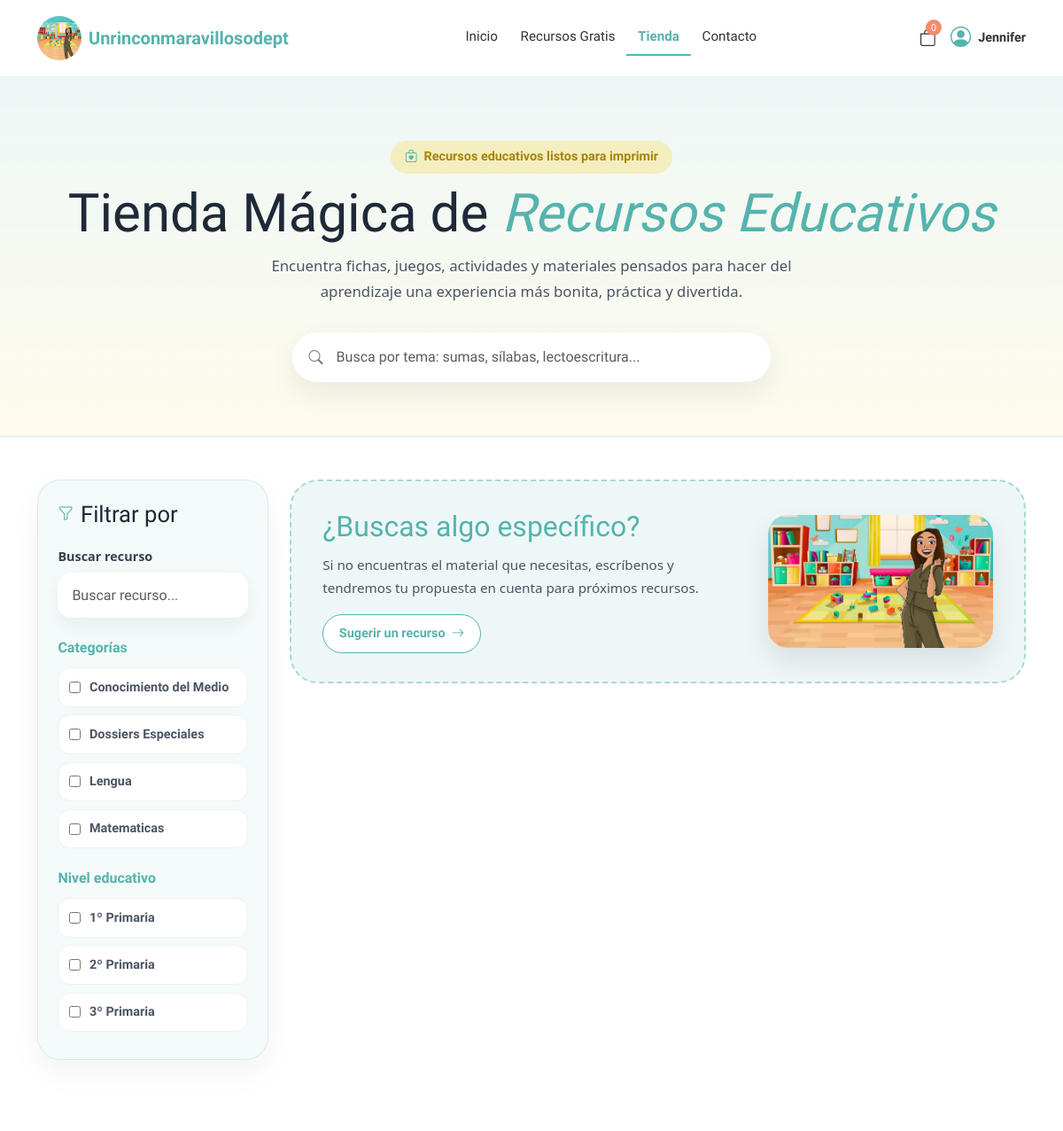
The page /public/tienda.php (signed in) on the database its author committed.
### tables this page shows
CREATE TABLE `categorias` (
  `id` int(11) NOT NULL,
  `nombre` varchar(100) NOT NULL
);

CREATE TABLE `niveles` (
  `id` int(11) NOT NULL,
  `nombre` varchar(50) NOT NULL
);

### app/controladores/ProductoController.php (called while the page is built, shortened)
<?php
require_once __DIR__ . '/../modelos/Producto.php';
class ProductoController{
private $productModel;
public function __construct(){
    $this->productModel = new Producto();
}
    public function tienda() {
        $niveles = $this->productModel->obtenerNiveles();
        $categorias = $this->productModel->obtenerCategorias();
        require_once __DIR__ . '/../vistas/tienda_view.php';
    }
}

### public/tienda.php (called while the page is built, shortened)
<?php
require_once __DIR__ . "/../app/controladores/ProductoController.php";
$tienda = new ProductoController();
$tienda->tienda();

### config/conexion.php (called while the page is built, shortened)
<?php
function conectarBD(){
  try{
 $dns="mysql:host=".HOST.";dbname=".DB."; charset=utf8mb4;";
    $conexion= NEW PDO($dns,USER,PASS, [
        PDO::ATTR_ERRMODE => PDO::ERRMODE_EXCEPTION,
        PDO::ATTR_DEFAULT_FETCH_MODE=>PDO::FETCH_ASSOC
    ]);
    return $conexion;
    }catch (PDOException $e){
        die("Error de conexión: ".$e->getMessage());
    }
}
?>

### app/modelos/Producto.php (called while the page is built, shortened)
<?php
require_once __DIR__ . '/../../config/conexion.php';
class Producto
{
    private $conexion;
    public function __construct()
    {
        $this->conexion = conectarBD();
    }
    public function obtenercategorias()
    {
        $sql = "SELECT * FROM categorias";
        $stmt = $this->conexion->prepare($sql);
        $stmt->execute();
        return $stmt->fetchAll();
    }
    public function obtenerNiveles()
    {
        $sql = "SELECT * FROM niveles";
        return $this->conexion->query($sql)->fetchAll();
    }
}

### app/vistas/tienda_view.php (the view, shortened to what this page needs)
<?php
require_once __DIR__ . '/../../templates/header.php';
?>
<main class="tienda-page">
    <section class="tienda-hero">
        <div class="container text-center">
            <span class="tienda-pill">
                <i class="bi bi-bag-heart"></i>
                Recursos educativos listos para imprimir
            </span>
            <h1>
                Tienda Mágica de <span>Recursos Educativos</span>
            </h1>
            <p>
                Encuentra fichas, juegos, actividades y materiales pensados para hacer
                del aprendizaje una experiencia más bonita, práctica y divertida.
            </p>
            <div class="tienda-search mx-auto">
                <i class="bi bi-search"></i>
                <input
                    type="text"
                    id="busquedaHero"
                    class="form-control"
                    placeholder="Busca por tema: sumas, sílabas, lectoescritura...">
            </div>
        </div>
    </section>
    <section class="tienda-content">
        <div class="container">
            <div class="row g-4 align-items-start">
                <div class="col-12 col-lg-3">
                    <aside class="tienda-filter-card">
                        <h5>
                            <i class="bi bi-funnel"></i>
                            Filtrar por
                        </h5>
                        <div class="mb-4">
                            <label class="form-label">Buscar recurso</label>
                            <input
                                type="text"
                                id="busqueda"
                                class="form-control"
                                placeholder="Buscar recurso...">
                        </div>
                        <div class="filter-group">
                            <h6>Categorías</h6>
                            <?php foreach ($categorias as $cat) { ?>
                                <label class="filter-check">
                                    <input
                                        type="checkbox"
                                        class="filtro-categoria"
                                        value="<?= $cat['id'] ?>">
                                    <span><?= htmlspecialchars($cat['nombre']) ?></span>
                                </label>
                            <?php } ?>
                        </div>
                        <div class="filter-group mt-4">
                            <h6>Nivel educativo</h6>
                            <?php foreach ($niveles as $nivel) { ?>
                                <label class="filter-check">
                                    <input
                                        type="checkbox"
                                        class="filtro-nivel"
                                        value="<?= $nivel['id'] ?>">
                                    <span><?= htmlspecialchars($nivel['nombre']) ?></span>
                                </label>
                            <?php } ?>
                        </div>
                    </aside>
                </div>
                <div class="col-12 col-lg-9">
                    <section class="tienda-sugerencia-widget">
                        <div class="tienda-sugerencia-content">
                            <div class="tienda-sugerencia-text">
                                <h3>
                                    ¿Buscas algo específico?
                                </h3>
                                <p>
                                    Si no encuentras el material que necesitas, escríbenos y tendremos
                                    tu propuesta en cuenta para próximos recursos.
                                </p>
                                <a
                                    href="/UNRINCONDEPT/public/contacto.php"
                                    class="btn tienda-sugerencia-btn">
                                    Sugerir un recurso
                                    <i class="bi bi-arrow-right"></i>
                                </a>
                            </div>
                            <div class="tienda-sugerencia-img d-none d-md-block">
                                <img
                                    src="/UNRINCONDEPT/static/images/logo/logo.jpeg"
                                    alt="Sugerir un recurso">
                            </div>
                        </div>
                    </section>
                </div>
            </div>
        </div>
    </section>
</main>
<?php require_once __DIR__ . '/../../templates/footer.php'; ?>

### static/css/style.css (style rules this page uses)
a { text-decoration: none; }
h1 { font-family: "Chewy", sans-serif; }
.tienda-page { background: #fff; }
.tienda-content { padding: 3rem 0 5rem; background: #fff; }
.tienda-hero { background: linear-gradient(180deg, rgba(86, 179, 173, 0.1) 0%, rgba(250, 204, 21, 0.08) 100%); padding: 4.5rem 0 3.8rem; border-bottom: 1px solid rgba(86, 179, 173, 0.18); }
.tienda-hero h1 { font-family: "Chewy", sans-serif; font-size: clamp(2.3rem, 5vw, 4.1rem); line-height: 0.98; color: #1f2937; margin: 1rem 0; }
.tienda-hero h1 span { display: inline-block; color: #56B3AD; font-style: italic; }
.tienda-hero p { max-width: 680px; margin: 0 auto 2rem; color: #4b5563; font-size: 1.05rem; line-height: 1.7; }
.tienda-pill { display: inline-flex; align-items: center; gap: 0.45rem; background: rgba(250, 204, 21, 0.24); color: rgb(165.4644351464, 132.9372384937, 3.5355648536); border-radius: 999px; padding: 0.48rem 1rem; font-family: "Varela Round", sans-serif; font-weight: 800; font-size: 0.9rem; }
.tienda-pill i { color: #56B3AD; }
.tienda-search { position: relative; max-width: 540px; }
.tienda-search i { position: absolute; left: 1.15rem; top: 50%; transform: translateY(-50%); color: #6b7280; z-index: 2; }
.tienda-search .form-control { border: 0; border-radius: 999px; padding: 1rem 1.2rem 1rem 3.1rem; box-shadow: 0 12px 32px rgba(15, 23, 42, 0.08); font-family: "Varela Round", sans-serif; }
.tienda-filter-card { background: rgba(86, 179, 173, 0.07); border: 1px solid rgba(86, 179, 173, 0.18); border-radius: 26px; padding: 1.4rem; box-shadow: 0 14px 35px rgba(15, 23, 42, 0.05); }
@media (min-width: 992px) { .tienda-filter-card { position: sticky; top: 100px; } }
.tienda-filter-card h5 { font-family: "Chewy", sans-serif; font-size: 1.6rem; color: #1f2937; margin-bottom: 1.2rem; display: flex; align-items: center; gap: 0.5rem; }
.tienda-filter-card h5 i { color: #56B3AD; font-size: 1.1rem; }
.tienda-filter-card .form-label { font-weight: 800; color: #374151; font-size: 0.9rem; }
.tienda-filter-card .form-control { border: none; border-radius: 16px; padding: 0.85rem 1rem; font-family: "Varela Round", sans-serif; box-shadow: 0 8px 18px rgba(15, 23, 42, 0.05); }
.filter-group h6 { font-family: "Varela Round", sans-serif; font-weight: 900; color: #56B3AD; margin-bottom: 0.8rem; }
.filter-check { display: flex; align-items: center; gap: 0.6rem; background: #fff; border: 1px solid #edf2f7; border-radius: 14px; padding: 0.65rem 0.75rem; margin-bottom: 0.55rem; cursor: pointer; transition: 0.2s ease; }
.filter-check input { accent-color: #56B3AD; }
.filter-check span { font-family: "Varela Round", sans-serif; font-weight: 700; color: #4b5563; font-size: 0.9rem; }
.tienda-sugerencia-widget { margin-bottom: 2.2rem; }
.tienda-sugerencia-content { display: grid; grid-template-columns: 1.3fr 0.7fr; align-items: center; gap: 2rem; background: rgba(86, 179, 173, 0.1); border: 2px dashed rgba(86, 179, 173, 0.45); border-radius: 32px; padding: 2rem 2.2rem; }
.tienda-sugerencia-text h3 { font-family: "Chewy", sans-serif; color: #56B3AD; font-size: 2rem; margin-bottom: 0.7rem; }
.tienda-sugerencia-text p { color: #4b5563; font-size: 0.95rem; line-height: 1.7; max-width: 620px; margin-bottom: 1rem; }
.tienda-sugerencia-btn { display: inline-flex; align-items: center; justify-content: center; gap: 0.45rem; border: 1px solid #56B3AD; color: #56B3AD; background: #fff; border-radius: 999px; padding: 0.65rem 1.1rem; font-family: "Varela Round", sans-serif; font-weight: 800; font-size: 0.9rem; }
.tienda-sugerencia-img { display: flex; justify-content: flex-end; }
.tienda-sugerencia-img img { width: 100%; max-width: 260px; height: 150px; -o-object-fit: cover; object-fit: cover; border-radius: 22px; box-shadow: 0 14px 30px rgba(15, 23, 42, 0.1); }

### rows shown on the page
categorias: nombre "Conocimiento del Medio"
categorias: nombre "Dossiers Especiales"
categorias: nombre "Lengua"
categorias: nombre "Matematicas"
niveles: nombre "1º Primaria"
niveles: nombre "2º Primaria"
niveles: nombre "3º Primaria"

### other values the page prints
$contadorCarrito "0"
$nombreUsuario "Jennifer"
